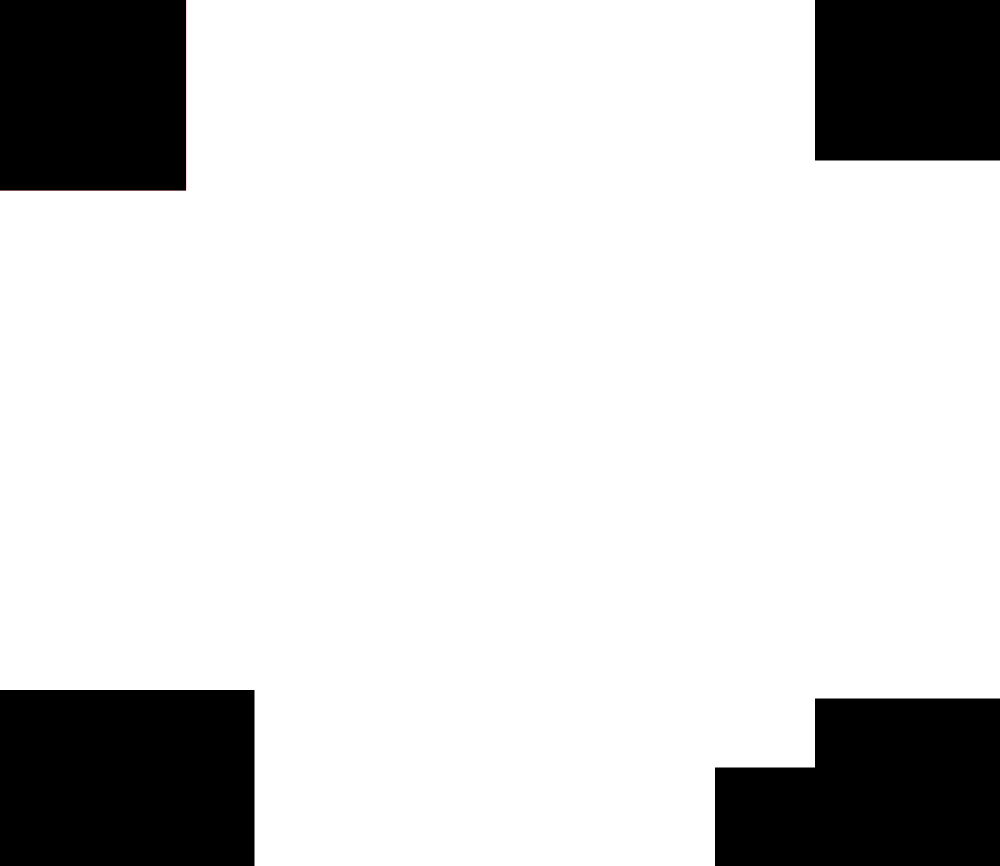
#> input picture mask_tables.png, 2000 x 1731 px, found by its file name (shown at 1/2 size)
$ python all_in_one.py
#> lines starting #> are read from the running program, lines starting #| are printed output that depends on the picture; after the words box and inside, x2 and y2 are one past the last pixel; in counts of white or black regions, pixels touching at a corner belong together
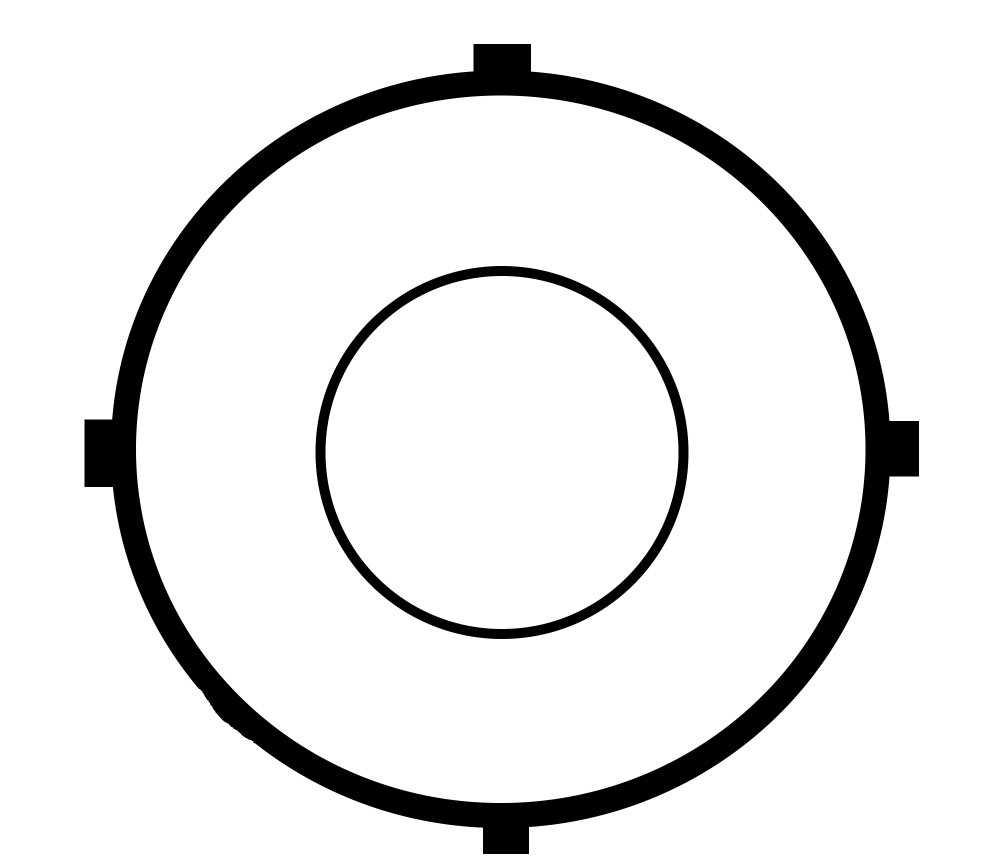
#> input picture mask_circles.png, 2000 x 1731 px, found by its file name (shown at 1/2 size)
from PIL import Image
import cv2
import numpy as np
import get_angle_for_rotation

def remove_tables(image, mask = Image.open("mask_tables.png")):
    result = Image.new("RGBA", image.size)
    result.paste(image.convert("RGBA"), (0,0))
    result.paste((255,255,255), (0, 0), mask)
    return result

def move_circle_to_middle():
    #zatím ne
    return 0

def remove_circles(image, mask = Image.open("mask_circles.png")):
    result = Image.new("RGBA", image.size)
    result.paste(image.convert("RGBA"), (0,0))
    result.paste((255,255,255), (0, 0), mask)
    return result

def enhance_image(img):
    k=220
    low = (0,0,0)
    high = (k,k,k)

    mask = cv2.inRange(img, low, high)
    mask = 255 - mask

    blured = cv2.GaussianBlur(mask,(3,3),cv2.BORDER_DEFAULT)
    mask2 = cv2.inRange(blured, 0, 200)

    mask2 = 255 - mask2

    return mask2

def find_rectangles(img, colored, base):

    thresh = cv2.adaptiveThreshold(img, 255, cv2.ADAPTIVE_THRESH_MEAN_C, cv2.THRESH_BINARY, 11, 2)

    contours, hierarchy = cv2.findContours(thresh, cv2.RETR_LIST, cv2.CHAIN_APPROX_SIMPLE)
    print("Number of contours detected:", len(contours))

    for i, cnt in enumerate(contours):
        approx = cv2.approxPolyDP(cnt, 0.01 * cv2.arcLength(cnt, True), True)
        colored = cv2.drawContours(colored, [cnt], -1, (0, 255, 0), 1)

        if len(approx) == 4:

            colored = cv2.drawContours(colored, [cnt], -1, (0, 0, 255), 3)
            x, y, w, h = cv2.boundingRect(approx)
            if 20 < w + h < 2000:
                print(w+h, '\n.\n')
                # Vytvořte masku obdélníka na základě jeho souřadnic
                mask = np.zeros(base.shape[:2], dtype=np.uint8)
                cv2.drawContours(mask, [approx], -1, (255), thickness=cv2.FILLED)
                # Aplikujte masku na původní obrazq
                cv2.imshow("base",mask)
                cv2.waitKey(0)
                cv2.destroyAllWindows()
                roi_whole_image = cv2.bitwise_and(base, base, mask=mask)
                roi_small=roi_whole_image[y:y+h, x:x+w]
                # Získání rozměrů roi_small
                height, width = roi_small.shape[:2]

                # Vytvoření masky pro černé pixely
                black_pixels = roi_small == 0

                # Nastavení všech černých pixelů na bílou barvu
                roi_small[black_pixels] = 255

                # Uložte výřez
                filename = f"all_in_one/extracted_rectangles/rectangle_{i}.jpg"
                cv2.imwrite(filename, roi_small)


    cv2.imshow("colored", colored)
    cv2.waitKey(0)
    cv2.destroyAllWindows()
    return colored

def rotate_drawing(image_cv2, image_PIL):

    #už nevím jak to funguje tak to dám jako odkaz
    angle = get_angle_for_rotation.main(image_cv2)
    rotated_image = image_PIL.rotate(angle)
    return rotated_image

def rotate_rectangles():
    #zatím ne
    return 0

def cut_rectangle():
    return 0

def cut_area_around_rectangle():
    return 0

if __name__ == '__main__':
    image_path = '230926dr.jpg'
#> image_path = '230926dr.jpg'
    image_PIL = Image.open(image_path)
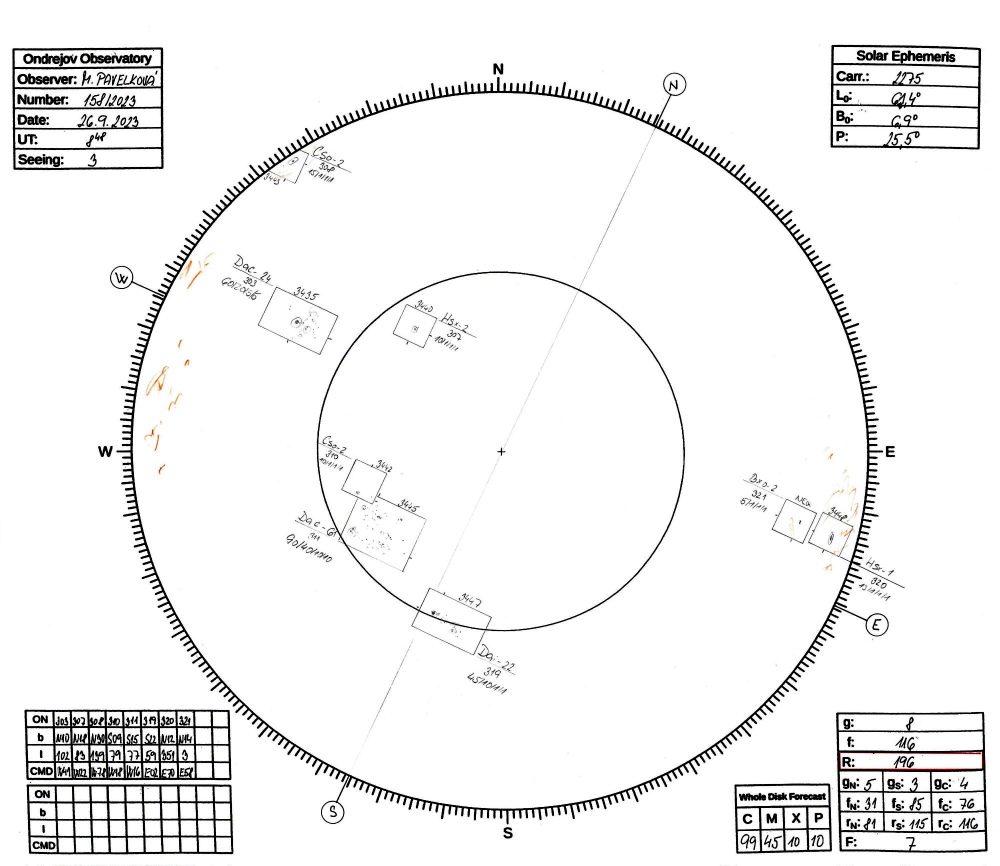
#> input picture 230926dr.jpg, 2000 x 1731 px, found by its file name (shown at 1/2 size)
#> image_PIL is the input picture: PIL image 2000x1731 RGB; mean R, G, B 242, 241.9, 241.8
    image_cv2 = cv2.imread(image_path)
    pic1=remove_tables(image_PIL)
#> in remove_tables, `result = Image.new("RGBA", image.size)`: result: PIL image 2000x1731 RGBA; every value is 0
    pic2=remove_circles(pic1)
    pic2_cv2 = cv2.cvtColor(np.array(pic2), cv2.COLOR_RGBA2BGR)
    enhanced = enhance_image(pic2_cv2)
#> in enhance_image, `mask = cv2.inRange(img, low, high)`:
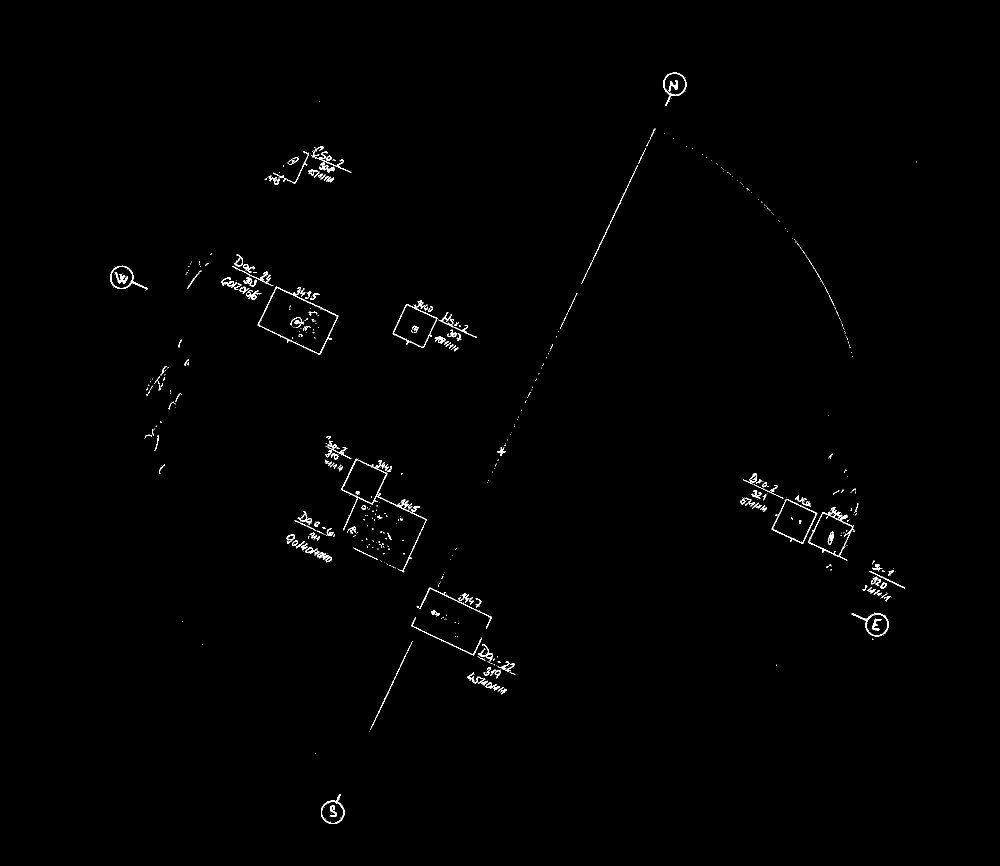
#> mask: shape (1731, 2000) (shown at 1/2 size); 0.6% white in thin lines or dots, all inside (x1, y1, x2, y2) = (220, 145, 1833, 1648)
#> in enhance_image, `mask2 = cv2.inRange(blured, 0, 200)`: mask2: shape (1731, 2000); 1.1% white; 255 white regions (122 under 20 px), largest, box (x1, y1, x2, y2) and area: (682, 917, 854, 1145) 3027, (514, 572, 678, 711) 1958, (1615, 1013, 1710, 1122) 1654
#> in enhance_image, `mask2 = 255 - mask2`:
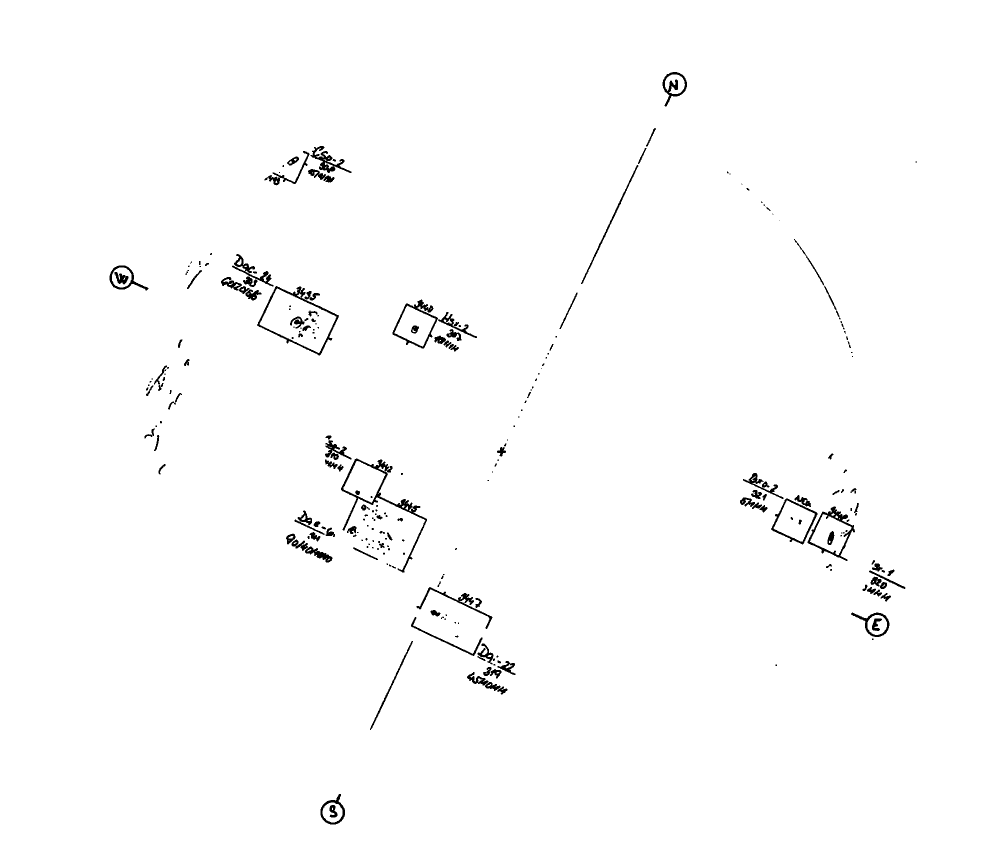
#> mask2: shape (1731, 2000) (shown at 1/2 size); 98.9% white; 255 black regions (122 under 20 px)
    w_rectangles = find_rectangles(enhanced, pic2_cv2, image_cv2)
#> in find_rectangles, `contours, hierarchy = cv2.findContours(thresh, cv2.RETR_LIST, cv2.CHAI..`: contours = 341 contours, 150 with area under 20; largest, box (x1, y1, x2, y2) and area: (0, 0, 2000, 1731) 3458270, (513, 571, 679, 712) 13018, (519, 577, 673, 706) 10582, (681, 916, 855, 1146) 7596, (1614, 1012, 1711, 1123) 5752
#| Number of contours detected: 341
#> the loop in find_rectangles, `for i, cnt in enumerate(contours):` made 341 passes
#> (x, y, w, h, height, width) on passes 150, 174, 268, 278: (1547, 1001, 83, 83, 83, 83), (687, 922, 84, 84, 84, 84), (789, 611, 82, 82, 82, 82), (519, 577, 154, 129, 129, 154)
#> (approx, x, y, w, h) on passes 1, 9: ([[665, 1615], [664, 1616], [664, 1619], [665, 1619]], 664, 1615, 2, 5), ([[974, 1346], [973, 1347], [971, 1347], [973, 1347]], 971, 1346, 4, 2)
#| 166
#| .
#| 168
#| .
#| 164
#| .
#| 283
#| .
#> after the loop in find_rectangles, `for i, cnt in enumerate(contours):`:
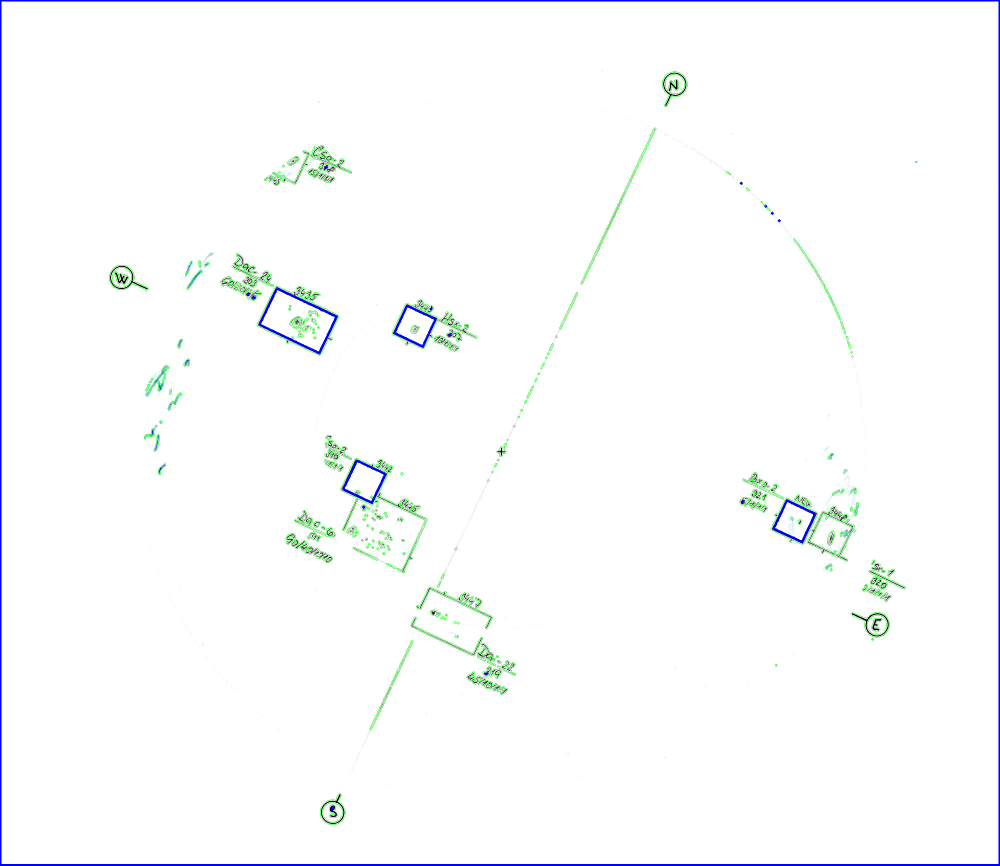
#> colored: shape (1731, 2000, 3) (shown at 1/2 size); mean R, G, B 250.7, 252, 252.9
#> after the loop in find_rectangles, `for i, cnt in enumerate(contours):`: mask: shape (1731, 2000); 0.31% white; 1 white region, box (x1, y1, x2, y2) and area: (519, 577, 673, 706) 10612
#> after the loop in find_rectangles, `for i, cnt in enumerate(contours):`:
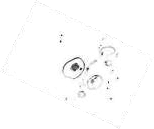
#> roi_small: shape (129, 154, 3); min 27, max 255, mean 252.2
    cv2.imwrite("all_in_one/final_1.png",w_rectangles)

    '''rotated = rotate_drawing(pic2_cv2, pic2)
    rotated_cv2 = cv2.cvtColor(np.array(rotated), cv2.COLOR_RGBA2BGR)
    enhanced_2_cv2 = enhance_image(rotated_cv2)
    w_contours_cv2 = find_rectangles(enhanced_2_cv2,rotated_cv2, rotated_cv2)
    cv2.imshow("cv2_image", w_contours_cv2)
    cv2.waitKey(0)
    cv2.destroyAllWindows()
    cv2.imwrite("all_in_one/final_2.png",w_contours_cv2)'''
